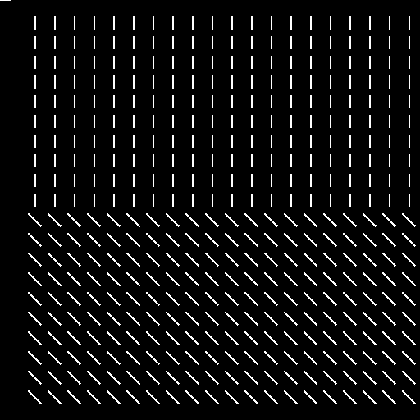
%> input picture EE555 P4/texture2.gif, 420 x 420 px, shrunk from 512 x 512 before the run
$ octave p4Main.m   (GNU Octave 9; MATLAB toolbox functions it lacks are replaced by stand-ins)
%> lines starting %> are read from the running program, lines starting %| are printed output that depends on the picture
%> `img2 = imread('texture2.gif');`: img2: size 420x420 uint8; values 0 (black) and 1 (white), 6.1% white in thin lines or dots
### EE555 P4/circleGaussian.m
function G = circleGaussian(sigma)
%> called with sigma = 8
%Compute discrete values for a 2D symettric circular gaussian distribution
%with standard deviation sigma
%Since this is discrete and non-infinite, it is an approximation.  We are
%computing 2 standard deviations in either direction (i.e. approximating
%95 percent of values in the gaussian distribution
G = zeros(4*sigma+1);
for i = 1:4*sigma+1
  for j = 1:4*sigma+1
    %Points need to be translated to the interval -2 sigma <= x <= 2 sigma
    k = i - 2*sigma - 1;
    l = j - 2 * sigma - 1;
    G(i,j) = 1/(2*pi*sigma^2) * exp(-(k^2 + l^2)/(2*sigma^2));
  end
end

### EE555 P4/gefGenerator.m
function [GEF] = gefGenerator(F,theta,sigma)
%Generate a 2D discrete GEF with width 4sigma + 1
theta = theta * pi / 180;
Gaussian = circleGaussian(sigma);
Exponential = zeros(4*sigma+1);
for m = 1:4*sigma+1
  for n = 1:4*sigma+1
  %Points need to be translated to the interval -2 sigma <= x <= 2 sigma
  k = m - 2*sigma - 1;
  l = n - 2 * sigma - 1;
  Exponential(m,n) =  exp(2*pi*j*F*(k*sin(theta) + l * sin(theta)));
  end
end
GEF = Gaussian .* Exponential;
end

### EE555 P4/convolve2D.m
function I = convolve2D(Image,Kernel)
%Compute 2D convolution of image by the given kernel
%Zero out pixels too near border to compute
width = size(Kernel,1); %assume Kernel is symmetric
offset = floor(width/2) + 1;
dimensions = size(Image);
%> dimensions = [420 420]
I = double(zeros(dimensions));
for i = offset:dimensions(1)-offset
  for j = offset:dimensions(2) - offset
    %Extract window for current mask position
    window = Image(i-(offset-1):i+(offset-1),j-(offset-1):j+(offset-1));
    mat = Kernel .* double(window);
    I(i,j) = sum(sum(mat)); %/sum(sum(Kernel))
  end
end
end

### EE555 P4/displayGabor.m
function [ displayFilt ] = displayGabor(ComplexImg)
% Normalizes a complex image for display
%grab real portion of filter
filtReal = real(ComplexImg);
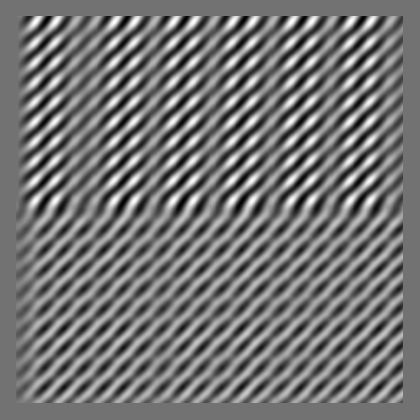
%> filtReal: size 420x420 double; min -0.0268, max 0.0329, mean 0.000625; drawn with min black and max white
%scale to range 0-255
maximum = max(max(filtReal));
%> maximum = 0.0329
minimum = min(min(filtReal));
%> minimum = -0.0268
displayFilt = filtReal - minimum;
displayFilt = displayFilt .* (255/(maximum-minimum));
%Cast to uint8
displayFilt = uint8(displayFilt);
%> displayFilt: size 420x420 uint8
%Display
figure;imshow(displayFilt);

end

### EE555 P4/gaborFilter.m
function [ Ifilt ] = gaborFilter(Image,F,theta,sigma)
%   Perform gaborFiltering on the input Image
%   Inputs: Image: image to be modified
%   	F: pixel frequency for filter
%	theta: angle for filter in degrees
%	sigma: variance for filter
    GEF = gefGenerator(F,theta,sigma);
    Ifilt = convolve2D(Image,GEF);
end

### EE555 P4/gaussianSmooth.m
function [ smooth ] = gaussianSmooth(Image,var)
%UNTITLED7 Summary of this function goes here
%   Detailed explanation goes here
    Kernel = circleGaussian(var);
    smooth = convolve2D(Image,Kernel);
end

### EE555 P4/p4Main.m
close all; clear;
%Part 1: img = 'texture2.gif', F = 0.059; Theta = 135 degrees; sigma = 8
img2 = imread('texture2.gif');
imshow(img2,[]);
img2Filt = gaborFilter(img2,0.059,135,8);
%Cast image to uint8 and display real portion
filtDisplay = displayGabor(img2Filt);
%Compute Gaussian Smoothing
img2FiltSmooth = gaussianSmooth(img2Filt,24);
displaySmooth = displayGabor(img2FiltSmooth);
%> in displayGabor (call 2), `filtReal = real(ComplexImg);`:
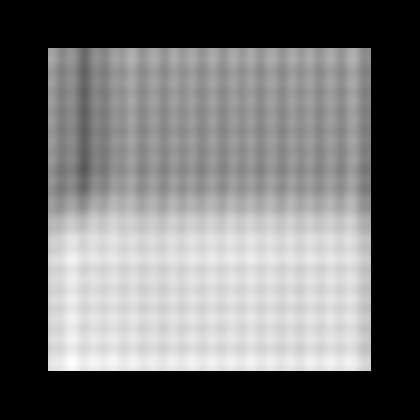
%> filtReal: size 420x420 double; min 0, max 0.000912, mean 0.000386; drawn with min black and max white
%> in displayGabor (call 2), `maximum = max(max(filtReal));`: maximum = 0.000912
%> in displayGabor (call 2), `minimum = min(min(filtReal));`: minimum = 0
